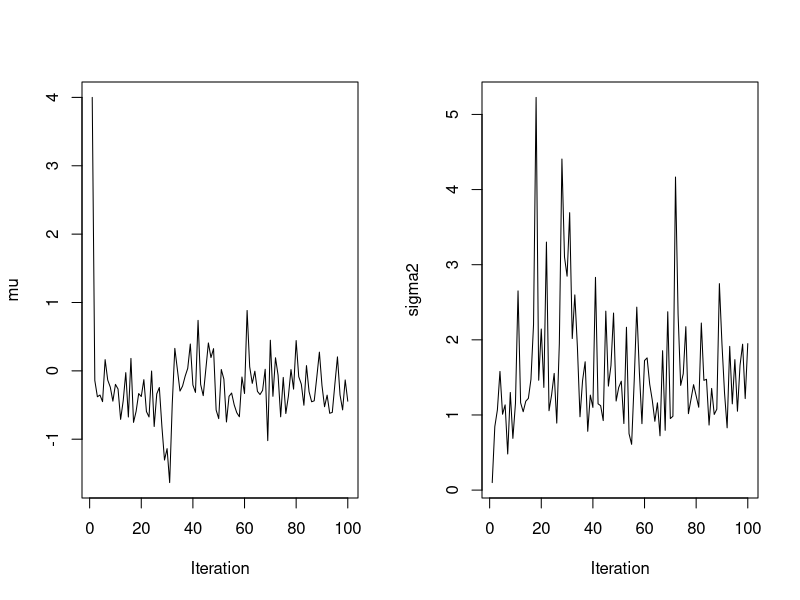
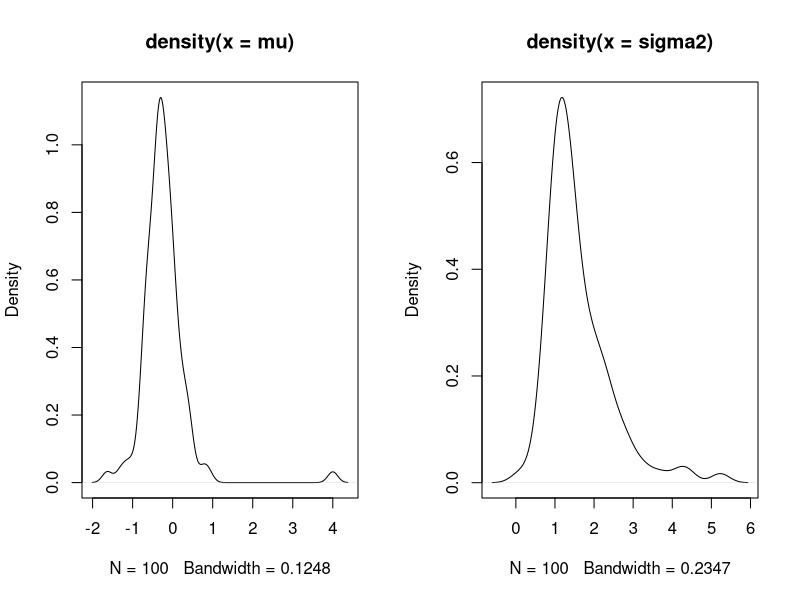
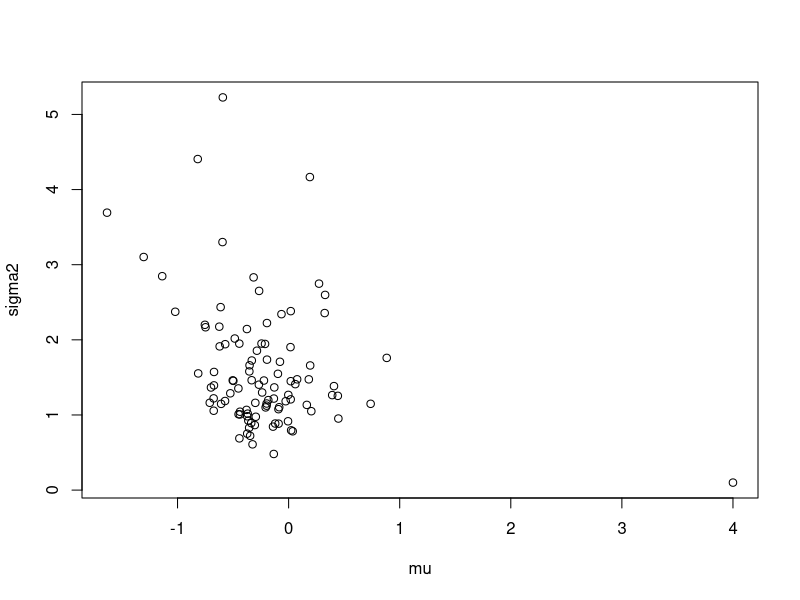

R code for these plots, in order:
#Example Gibbs sampler, for X~N(mu,sigma^2) when mu and sigma are unknown
# normal(phi,tau^2) prior on mu and IG on sigma^2(alpha,beta)

#Uncomment this line if you want to get the same answer each time you run it
#set.seed(1293820)

#Priors
phi<-0
tau2<-1
alpha<-0.1
beta<-0.01

#Simulate some data
n<-10
x<-rnorm(n,0,1)
xbar<-mean(x)

#Number of samples to take in the chain
T<-100
#Create space to store the Markov chain in 
mu<-sigma2<-numeric(T)

#Set starting values
mu[1]<-4
sigma2[1]<-0.1

#Run the Gibbs sampler 
for(t in 1:(T-1)){
  mu[t+1]<-rnorm(1,(tau2*n*xbar + sigma2[t]*phi)/(tau2*n + sigma2[t]),
            sqrt(sigma2[t]*tau2/(tau2*n+sigma2[t])))
  sigma2[t+1]<-1/rgamma(1,shape=n/2 + alpha,
                          rate=1/2*sum((x-mu[t+1])^2) + beta)
}

#Produce trace plots of the outputs
par(mfrow=c(1,2))
plot(1:T,mu,xlab="Iteration",ylab="mu",type="l")
plot(1:T,sigma2,xlab="Iteration",ylab="sigma2",type="l")
par(mfrow=c(1,1))

#Produce density plots of the outputs
#(Note - you'd want to remove some initial samples as burn-in
# before using the samples for inference)
par(mfrow=c(1,2))
plot(density(mu))
plot(density(sigma2))
par(mfrow=c(1,1))

#Produce bivariate plot of samples
plot(mu,sigma2,type="p")

posteriormean_mu=mean(mu)
sortsample=sort(mu)
left95interval=(sortsample[2]+sortsample[3])/2
right95interval=(sortsample[97]+sortsample[98])/2
cat("posterior mean for mu=",posteriormean_mu, sep=c(""))
cat(" ", sep=c("\n"))
cat("95% credible interval=(",left95interval,",",right95interval,")", sep=c(""))

posteriormean_sigma2=mean(sigma2)
sortsample=sort(sigma2)
left95interval=(sortsample[2]+sortsample[3])/2
right95interval=(sortsample[97]+sortsample[98])/2
cat("posterior mean for sigma^2=",posteriormean_sigma2, sep=c(""))
cat(" ", sep=c("\n"))
cat("95% credible interval=(",left95interval,",",right95interval,")", sep=c(""))

# Of course, if you were to write your own code not as a very basic example, 
# but to properly perform some analysis,
# you would have to allow for a burn-in, and to also obtain additional inferences and 
# diagnostic plots 
